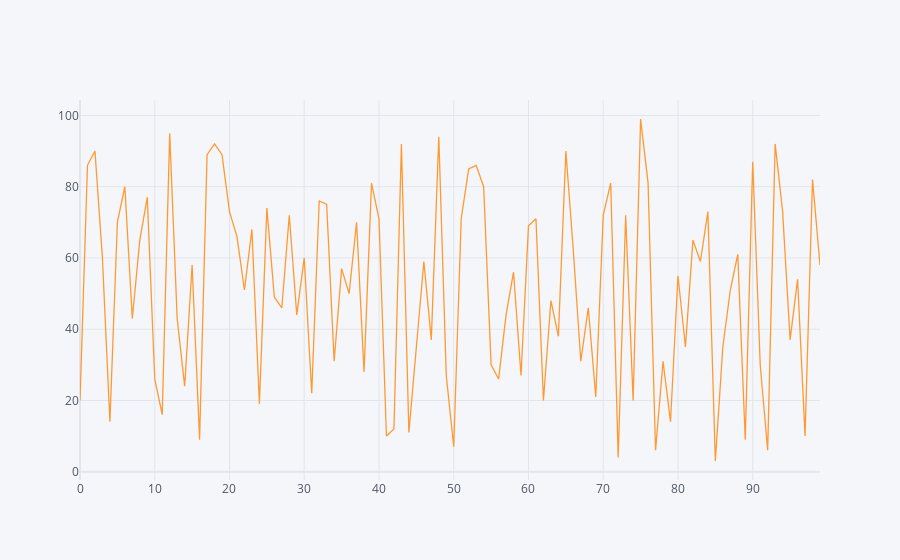

The code cell stored with this chart in its notebook:
### Code cell
df1.iplot()

### Figure 1 — Plotly figure (JSON) as saved in the notebook; plotly's stock layout.template omitted (floating-point values rounded to 4 significant figures)
{"data": [{"line": {"color": "rgba(255, 153, 51, 1.0)", "dash": "solid", "shape": "linear", "width": 1.3}, "mode": "lines", "name": "0", "text": "", "type": "scatter", "x": [0, 1, 2, 3, 4, 5, 6, 7, 8, 9, 10, 11, 12, 13, 14, 15, 16, 17, 18, 19, 20, 21, 22, 23, 24, 25, 26, 27, 28, 29, 30, 31, 32, 33, 34, 35, 36, 37, 38, 39, 40, 41, 42, 43, 44, 45, 46, 47, 48, 49, 50, 51, 52, 53, 54, 55, 56, 57, 58, 59, 60, 61, 62, 63, 64, 65, 66, 67, 68, 69, 70, 71, 72, 73, 74, 75, 76, 77, 78, 79, 80, 81, 82, 83, 84, 85, 86, 87, 88, 89, 90, 91, 92, 93, 94, 95, 96, 97, 98, 99], "y": [20, 86, 90, 60, 14, 70, 80, 43, 65, 77, 26, 16, 95, 43, 24, 58, 9, 89, 92, 89, 73, 66, 51, 68, 19, 74, 49, 46, 72, 44, 60, 22, 76, 75, 31, 57, 50, 70, 28, 81, 71, 10, 12, 92, 11, 34, 59, 37, 94, 27, 7, 71, 85, 86, 80, 30, 26, 44, 56, 27, 69, 71, 20, 48, 38, 90, 62, 31, 46, 21, 72, 81, 4, 72, 20, 99, 81, 6, 31, 14, 55, 35, 65, 59, 73, 3, 35, 51, 61, 9, 87, 30, 6, 92, 73, 37, 54, 10, 82, 58]}], "layout": {"legend": {"bgcolor": "#F5F6F9", "font": {"color": "#4D5663"}}, "paper_bgcolor": "#F5F6F9", "plot_bgcolor": "#F5F6F9", "title": {"font": {"color": "#4D5663"}}, "xaxis": {"gridcolor": "#E1E5ED", "showgrid": true, "tickfont": {"color": "#4D5663"}, "title": {"font": {"color": "#4D5663"}, "text": ""}, "zerolinecolor": "#E1E5ED"}, "yaxis": {"gridcolor": "#E1E5ED", "showgrid": true, "tickfont": {"color": "#4D5663"}, "title": {"font": {"color": "#4D5663"}, "text": ""}, "zerolinecolor": "#E1E5ED"}}}
